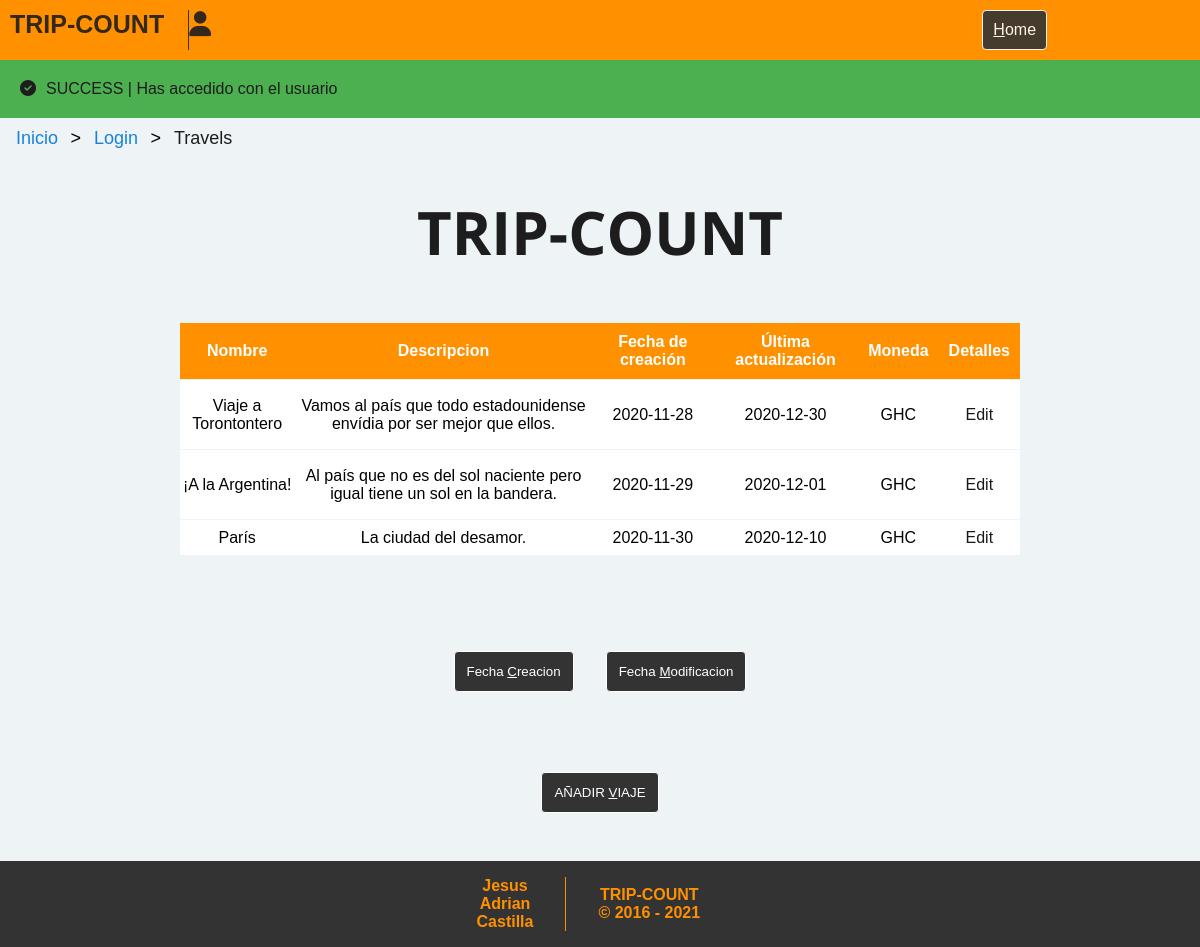
Screenshot of /home.php (signed in) with the database file from the repository.
### tables this page shows
CREATE TABLE travels (
	id_travel MEDIUMINT NOT NULL AUTO_INCREMENT,
	t_name VARCHAR(100) NOT NULL,
	t_description VARCHAR(500) NOT NULL,
	t_creation DATE NOT NULL,
	t_update DATE NOT NULL,
	id_currency MEDIUMINT,
	FOREIGN KEY(id_currency) references currency(id_currency),
	PRIMARY KEY(id_travel)
);

CREATE TABLE currency (
	id_currency MEDIUMINT NOT NULL AUTO_INCREMENT,
	country VARCHAR(100),
	currency VARCHAR(100),
	code VARCHAR(100),
	symbol VARCHAR(100),
	PRIMARY KEY(id_currency)
);

### home.php (the view, shortened to what this page needs)
<!DOCTYPE html>
<html>
<head>
    <link href="//netdna.bootstrapcdn.com/font-awesome/3.2.1/css/font-awesome.css" rel="stylesheet">
    <link rel="stylesheet" href="styles/home.css">
    <link rel="stylesheet" href="styles/main.css">
    <?php include_once(dirname(__DIR__).'/Trip-Count/static/php/functions.php'); ?>
</head>
<body>
<?php include_once(dirname(__DIR__).'/Trip-Count/static/php/functions.php'); ?>
  <?php include_once(dirname(__DIR__) . "/Trip-Count/static/header.php");?>
  <div><?php systemMSG('success', 'Has accedido con el usuario ' . $_SESSION["name"])?></div>
  <ul class="breadcrumb">
    <li><a href="index.php">Inicio</a></li>
    <li><a href="login.php">Login</a></li>
    <li>Travels</li>
</ul>
  <section class="container main-content">
        <h1>TRIP-COUNT </h1>
    <div class="container espacidotabla">
            <?php
            $hostname = "localhost";
            $dbname = "tripcount";
            $username = "root";
            $pw = "";
            $pdo = new PDO("mysql:host=$hostname;dbname=$dbname", $username, $pw);
            ?>
            <table class='tabla'>
                <thead class="alert-info">
                    <tr>
                        <th>Nombre</th>
                        <th>Descripcion</th>
                        <th>Fecha de creación</th>
                        <th>Última actualización</th>
                        <th>Moneda</th>
                        <th>Detalles</th>
                    </tr>
                </thead>
                <tbody>
                    <?php
                    if(ISSET($_POST['t_creation'])){
                        $query = $pdo->prepare("SELECT id_travel, t_name, t_description, t_creation, t_update, code FROM travels tra LEFT JOIN currency cur ON tra.id_currency = cur.id_currency WHERE id_travel IN (SELECT id_travel FROM users_travels WHERE id_user = :id_user) ORDER BY `t_creation` ASC");
                        $query->bindParam(':id_user', $_SESSION['user_id']);
                        $query->execute();
                        systemMSG('info', 'Se ha ordenado por fecha de creacion ');
                        while($row = $query->fetch()){
                           echo "<tr onclick='details(".$row['id_travel'].")' id='".$row['id_travel']."'>
                            <td>".$row['t_name']."</td>
                            <td>".$row['t_description']."</td>
                            <td>".$row['t_creation']."</td>
                            <td>".$row['t_update']."</td>
                            <td>".$row['code']."</td>
                            <td><a href='edit_trip.php?id_travel=".$row['id_travel']."'>Edit</a></td>
                            </tr>";
                            $details_query = $pdo->prepare("SELECT expense_date, amount, name FROM expenses exp LEFT JOIN user_expenses ue ON exp.id_expense = ue.id_expense LEFT JOIN users u ON ue.id_user = u.id_user WHERE id_travel = :id ORDER by 1");
                            $details_query->bindParam(':id', $row['id_travel']);
                            $details_query->execute();
                            while($details_row = $details_query->fetch()){
                                echo "<tr class = 'details details".$row['id_travel']."'>
                                <td>Data despesa: ".$details_row['expense_date']."</td>
                                <td>Quantitat: ".$details_row['amount']."</td>
                                <td>Usuari: ".$details_row['name']."</td>
                                </tr>";
                            }
                            $total_query = $pdo->prepare("SELECT sum(amount) FROM expenses WHERE id_travel = :id GROUP BY id_travel");
                            $total_query->bindParam(':id', $row['id_travel']);
                            $total_query->execute();
                            while($total = $total_query->fetch()){
                                echo "
                                <tr class = 'details details".$row['id_travel']."'>
                                <td>Despesa total: ".$total['sum(amount)']."</td>
                                <td><a href='./enter_payments.php'>Afegir pagament</a></td>
                                <td><a href=''>Gestionar usuaris</a></td>
                                <td><a href='./balanç.php'>Balanç</a></td>
                                </tr>";
                            }
                        }
                    }else{
                        $query = $pdo->prepare("SELECT id_travel, t_name, t_description, t_creation, t_update, code FROM travels tra LEFT JOIN currency cur ON tra.id_currency = cur.id_currency WHERE id_travel IN (SELECT id_travel FROM users_travels WHERE id_user = :id_user) ORDER BY `id_travel` ASC");
                        $query->bindParam(':id_user', $_SESSION['user_id']);
                        $query->execute();
                        while($row = $query->fetch()){
                           echo "<tr onclick='details(".$row['id_travel'].")' id='".$row['id_travel']."'>
                            <td>".$row['t_name']."</td>
                            <td>".$row['t_description']."</td>
                            <td>".$row['t_creation']."</td>
                            <td>".$row['t_update']."</td>
                            <td>".$row['code']."</td>
                            <td><a href='edit_trip.php?id_travel=".$row['id_travel']."'>Edit</a></td>
                            </tr>";
                        }
                    }
        ?></p>
<p> </tbody><br />
</table></p>
</div>
<div>
   <form method="POST" action=""><br/>
        <button  class="button aviaje" name="t_creation" accesskey="c">Fecha <u>C</u>reacion</button>
        <button  class="button aviaje" name="t_update" accesskey="m">Fecha <u>M</u>odificacion</button>
    </form>
</div>
    <button class="button aviaje" onclick="wraper()" id="btnAÃ±adirViaje" accesskey="v"> <span>AÑADIR <u>V</u>IAJE</span></button>
  </section>
  <?php include_once(dirname(__DIR__) . "/Trip-Count/static/footer.php");?>
</body>
</html>

### static/header.php
<header>
  <div class="header">
    <div class="tripcount">
      <a class="logo">TRIP-COUNT</a>
    </div>
    <div>
    <?php if(isset($_SESSION)){
      echo '<a class="logo"><span class="user">' . $_SESSION["name"] . '</span></a>';
    }
    ?>
    </div>
    <div class="header-right">
      <a class="button" href="home.php" accesskey="h"><span><u>H</u>ome</span></a>
    </div>
  </div>
</header>

### static/php/functions.php
<?php
    function systemMSG($state, $msg) {
        if ($state == 'info'){
            echo '<div class="info"><span>INFO | '. $msg .'</span></div>';
        } elseif ($state == 'warning') {
            echo '<div class="warning"><span>WARNING | '. $msg .'</span></div>';
        } elseif ($state == 'success') {
            echo '<div class="success"><span>SUCCESS | '. $msg .'</span></div>';
        } elseif ($state == 'error') {
            echo '<div class="error"><span>ERROR | '. $msg .'</span></div>';
        }
    }
?>

### static/footer.php
<footer>
    <div class="footer">
        <div class="names">
            <ul>
                <li>Jesus</li>
                <li>Adrian</li>
                <li>Castilla</li>
            </ul>
        </div>
        <div class="copyright">
            <p>TRIP-COUNT</p>
            <p>© 2016 - <?php echo date("Y")?> </p>
        </div>
    </div>
</footer>

### styles/home.css (style rules this page uses)
* { margin: 0; padding: 0; box-sizing: border-box; }
html { font: normal 16px sans-serif; color: #1D1D1E; }
a { text-decoration: none; color: inherit; cursor: pointer; opacity: 0.9; }
section { display: flex; flex-direction: column; align-items: center; }
.container { min-height: 100%; color: #1D1D1E; text-align: center; }
.container h1 { font: bold 60px 'Open Sans', sans-serif; margin-bottom: 2rem; margin-top: 2rem; }
.tabla { border-collapse: collapse; color: #fff; width: 100%; height: 100%; }
.espacidotabla { display: flex; flex-direction: column; justify-content: center; width: 70%; height: 250px; }
th { background-color: #FF9000; padding: 10px; }
td { background: #fff; color: #000; border-top: 1px solid #EEF3F6; }
form { display: flex; justify-content: center; margin-top: 2rem; }

### styles/main.css (style rules this page uses)
* { margin: 0; font-family: Arial, Helvetica, sans-serif; }
html { height: 100%; }
body { overflow-x: hidden; display: flex; flex-direction: column; min-height: 100%; background: #EEF3F6; }
ul.breadcrumb { padding: 10px 16px; list-style: none; }
ul.breadcrumb li { display: inline; font-size: 18px; }
ul.breadcrumb li+li:before { padding: 8px; color: black; content: ">\00a0"; }
ul.breadcrumb li a { color: #0275d8; text-decoration: none; }
.header { display: flex; background-color: #FF9000; padding: 10px 10px; }
.header a.logo { font-size: 25px; font-weight: bold; }
.tripcount { border-right: solid #333334 1px; padding-right: 1.5rem; }
.header-right { width: 70%; display: flex; justify-content: flex-end; align-items: center; }
header span.user::before { font-family: FontAwesome; content: "\f007"; }
.button { background-color: #333334; border: solid 1px white; color: white; transition: 0.5s; padding: 10px; border-radius: 4px; cursor:pointer }
.button span { cursor: pointer; display: inline-block; position: relative; transition: 0.5s; }
.button span:after { content: '\00bb'; position: absolute; opacity: 0; top: 0; right: -50px; transition: 0.5s; }
ul { list-style: none; }
header { flex: 0 0 auto; }
.main-content { display: flex; align-items: center; flex: 1 0 auto; flex-direction: column; justify-content: center; }
footer { flex: 0 0 auto; }
.footer { width: 100%; display: flex; flex: 0 0 auto; background-color: #333334; color: #FF9000; text-align: center; justify-content: center; font-weight: bold; align-items: center; padding: 1rem; }
.names { display: flex; margin-right : 2rem; align-items: center; text-align: center; border-right: solid #FF9000 1px; height: 80%; padding-right: 2rem; }
.copyright { display: flex; align-items: center; flex-direction: column; margin-right : 2%; }
span::before { margin-right: 10px; }
.success { background-color: #4CAF50; padding: 20px; }
.success span::before { font-family: FontAwesome; content: '\f058'; }
.aviaje { margin: 1rem; margin-top: 4rem; padding: 12px; border-radius: 4px; }
.aviaje span::after { font-family: FontAwesome; content: "\f055"; }

### rows the page displays
travels: t_name "Viaje a Torontontero", t_description "Vamos al país que todo estadounidense envídia por ser mejor que ellos.", t_creation "2020-11-28", t_update "2020-12-30", id_currency.code "GHC"
travels: t_name "¡A la Argentina!", t_description "Al país que no es del sol naciente pero igual tiene un sol en la bandera.", t_creation "2020-11-29", t_update "2020-12-01", id_currency.code "GHC"
travels: t_name "París", t_description "La ciudad del desamor.", t_creation "2020-11-30", t_update "2020-12-10", id_currency.code "GHC"

### other values shown
$msg "Has accedido con el usuario"
